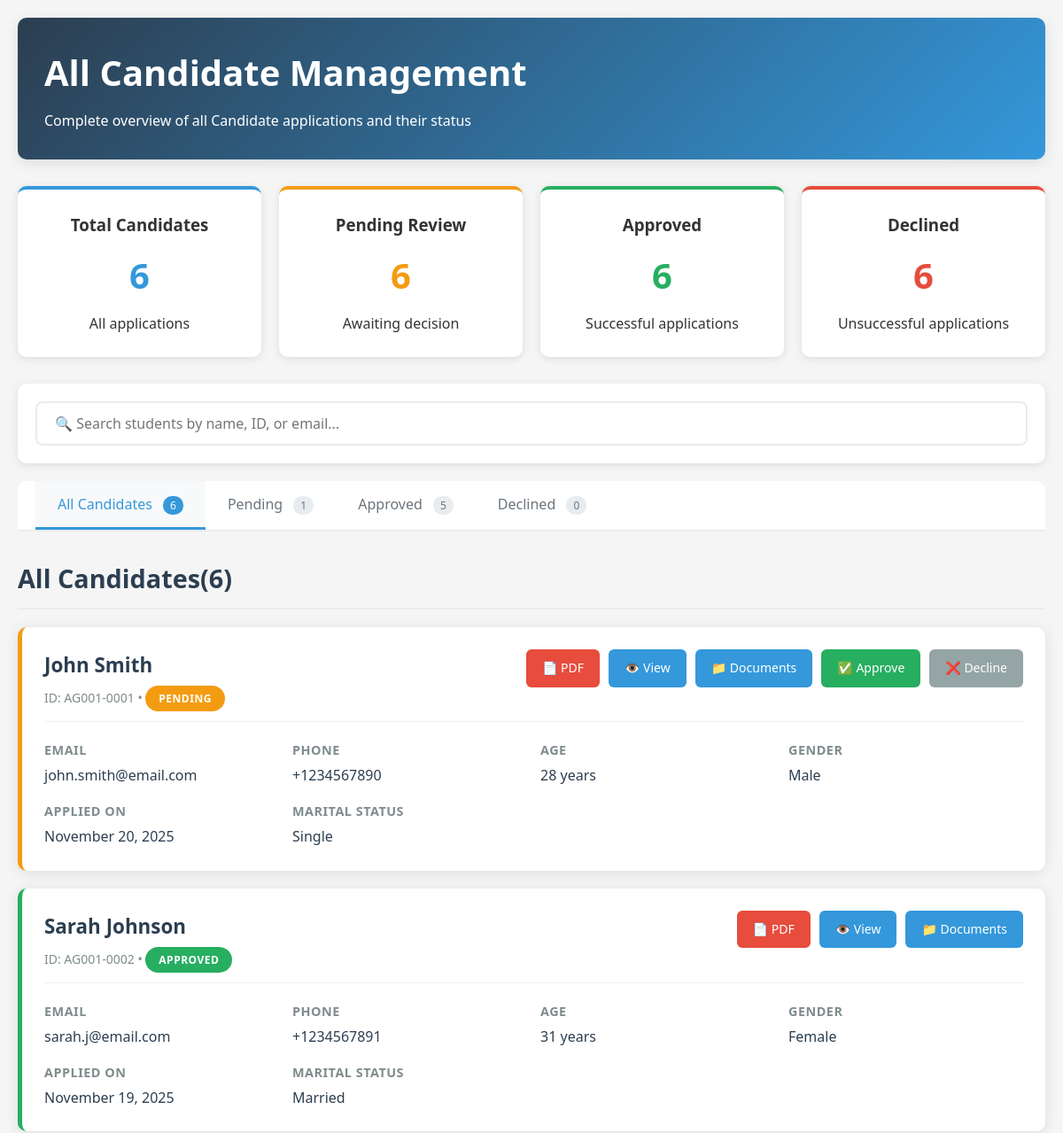
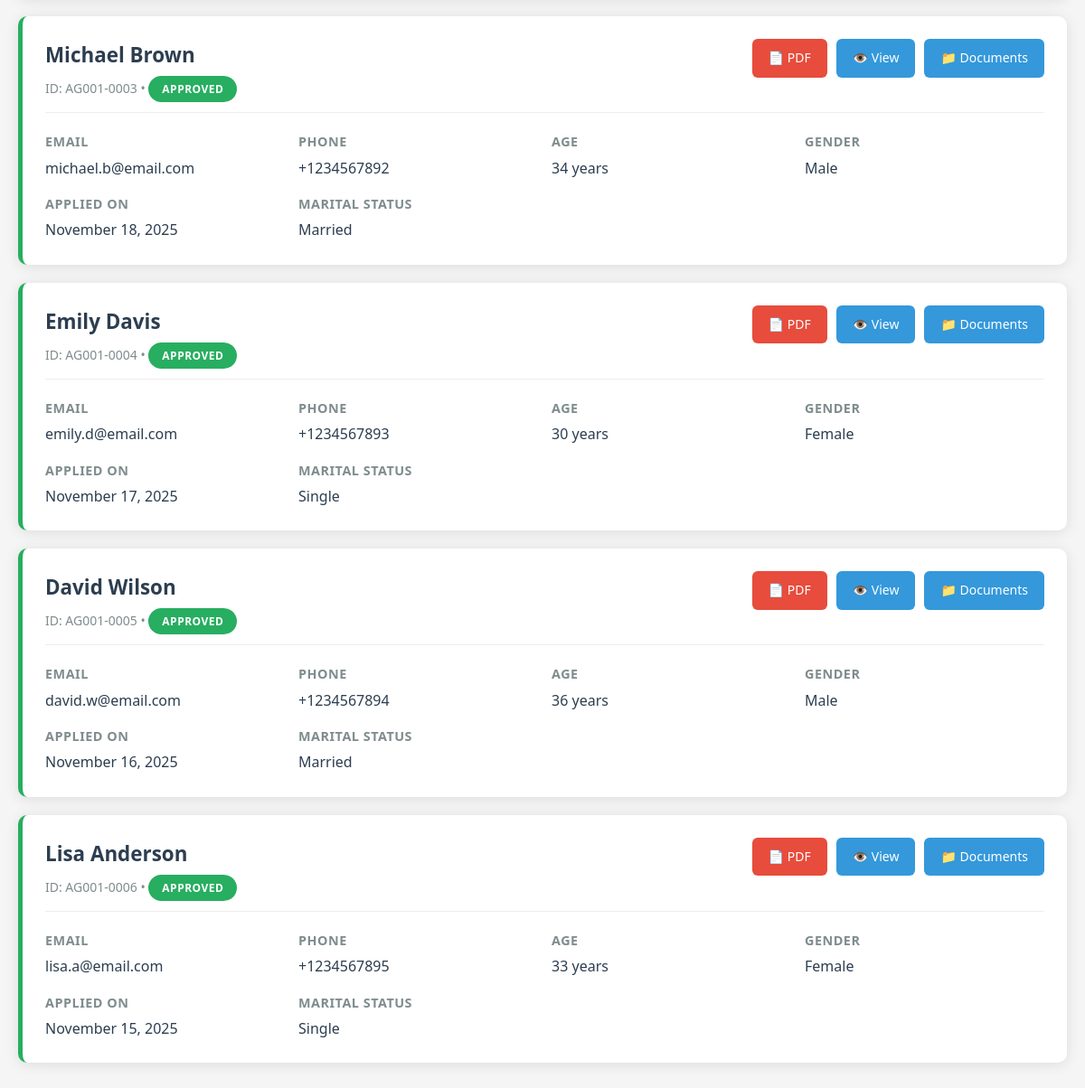
The page /dashboard/students/ (signed in) on the database its author committed (2 pictures, top to bottom).
### dashboard/models.py (models this page shows, shortened)
class Student(models.Model):
    GENDER_CHOICES = [
        ('male', 'Male'),
        ('female', 'Female'),
        ('other', 'Other'),
    ]
    MARITAL_STATUS_CHOICES = [
        ('single', 'Single'),
        ('married', 'Married'),
        ('divorced', 'Divorced'),
        ('widowed', 'Widowed'),
    ]
    BLOOD_GROUP_CHOICES = [
        ('A+', 'A+'),
        ('A-', 'A-'),
        ('B+', 'B+'),
        ('B-', 'B-'),
        ('AB+', 'AB+'),
        ('AB-', 'AB-'),
        ('O+', 'O+'),
        ('O-', 'O-'),
    ]
    VISA_CHOICES = [
        ('yes', 'Yes'),
        ('no', 'No'),
    ]
    STAGE_CHOICES = [
        ('candidate_info', 'Candidate Information'),
        ('select_candidate', 'Select Candidate'),
        ('interview_pattern', 'Interview Pattern'),
        ('pass_interview', 'Pass Interview'),
        ('ceo_approval', 'CEO Approval'),
        ('visa_arrival', 'Visa & Arrival'),
        ('completed', 'Completed'),
    ]
    STATUS_CHOICES = [
        ('pending', 'Pending Review'),
        ('approved', 'Approved'),
        ('declined', 'Declined'),
    ]
    status = models.CharField(max_length=10, choices=STATUS_CHOICES, default='pending')
    stage = models.CharField(max_length=20, choices=STAGE_CHOICES, default='candidate_info')
    reviewed_at = models.DateTimeField(null=True, blank=True)
    review_notes = models.TextField(blank=True, null=True)
    candidate = models.OneToOneField(
        Candidate,
        on_delete=models.SET_NULL,
        null=True,
        blank=True,
        related_name='student'
    )
    agent = models.ForeignKey(
        Agent,
        on_delete=models.SET_NULL,
        null=True,
        blank=True,
        related_name='students'
    )
    student_id = models.CharField(max_length=20, unique=True)
    gender = models.CharField(max_length=10, choices=GENDER_CHOICES)
    full_name = models.CharField(max_length=100)
    date_of_birth = models.DateField()
    photo = models.ImageField(upload_to='student_photos/', null=True, blank=True)
    permanent_address = models.TextField()
    present_address = models.TextField(blank=True, null=True)
    age = models.IntegerField()
    marital_status = models.CharField(max_length=10, choices=MARITAL_STATUS_CHOICES)
    passport_no = models.CharField(max_length=20, blank=True, null=True)
    passport_issue_date = models.DateField(blank=True, null=True)
    passport_expiry_date = models.DateField(blank=True, null=True)
    height = models.CharField(max_length=20, blank=True, null=True)
    weight = models.CharField(max_length=20, blank=True, null=True)
    medical_report = models.TextField(blank=True, null=True)
    blood_group = models.CharField(max_length=3, choices=BLOOD_GROUP_CHOICES, blank=True, null=True)
    tb_status = models.CharField(max_length=10, blank=True, null=True)
    visa_apply_record = models.CharField(max_length=3, choices=VISA_CHOICES, blank=True, null=True)
    visa_details = models.TextField(blank=True, null=True)
    email = models.EmailField()
    phone = models.CharField(max_length=15)
    spouse_name = models.CharField(max_length=100, blank=True, null=True)
    spouse_contact = models.CharField(max_length=15, blank=True, null=True)
    certificate_pass_year = models.CharField(max_length=50, blank=True, null=True)
    certificate_name = models.CharField(max_length=200, blank=True, null=True)
    language_join_year = models.CharField(max_length=50, blank=True, null=True)
    organization = models.CharField(max_length=200, blank=True, null=True)
    driving_license = models.CharField(max_length=100, blank=True, null=True)
    license_pass_year = models.CharField(max_length=50, blank=True, null=True)
    license_discretion = models.TextField(blank=True, null=True)
    hobbies = models.TextField(blank=True, null=True)
    motivation = models.TextField(blank=True, null=True)
    qualification = models.CharField(max_length=100, blank=True, null=True)
    experience = models.IntegerField(default=0)
    interview_date = models.DateField(null=True, blank=True)
    interview_type = models.CharField(max_length=50, blank=True, null=True)
    interviewer_name = models.CharField(max_length=100, blank=True, null=True)
    interview_score = models.IntegerField(null=True, blank=True)
    interview_feedback = models.TextField(blank=True, null=True)
    ceo_approval_status = models.CharField(max_length=50, blank=True, null=True)
    ceo_approval_date = models.DateField(null=True, blank=True)
    approved_by = models.CharField(max_length=100, blank=True, null=True)
    visa_status = models.CharField(max_length=50, blank=True, null=True)
    expected_arrival = models.DateField(null=True, blank=True)
    accommodation_status = models.CharField(max_length=50, blank=True, null=True)
    created_at = models.DateTimeField(auto_now_add=True)
    updated_at = models.DateTimeField(auto_now=True)
    class Meta:
        ordering = ['-created_at']

### dashboard/views/student_views.py (the view)
# urls.py: path('students/', student_list, name='student_list'),
@login_required
def student_list(request):
    students = Student.objects.all().order_by('-created_at')
    return render(request, 'dashboards/student_list.html', {'students': students})

### templates/dashboards/student_list.html (shortened to what this page needs)
<!DOCTYPE html>
<html>
<head>
</head>
<body>
    <div class="container">
        <div class="header">
            <h1>All Candidate Management</h1>
            <p>Complete overview of all Candidate applications and their status</p>
        </div>
        <div class="stats">
            <div class="stat-card stat-total">
                <h3>Total Candidates</h3>
                <div class="stat-number">{{ students|length }}</div>
                <p>All applications</p>
            </div>
            <div class="stat-card stat-pending" onclick="showTab('pending')">
                <h3>Pending Review</h3>
                <div class="stat-number">
                    {% with students|length as total %}
                        {{ students|dictsort:"status"|length }}
                    {% endwith %}
                </div>
                <p>Awaiting decision</p>
            </div>
            <div class="stat-card stat-approved" onclick="showTab('approved')">
                <h3>Approved</h3>
                <div class="stat-number">
                    {% with students|dictsort:"status"|length as total %}
                        {{ students|dictsort:"status"|length }}
                    {% endwith %}
                </div>
                <p>Successful applications</p>
            </div>
            <div class="stat-card stat-declined" onclick="showTab('declined')">
                <h3>Declined</h3>
                <div class="stat-number">
                    {% with students|dictsort:"status"|length as total %}
                        {{ students|dictsort:"status"|length }}
                    {% endwith %}
                </div>
                <p>Unsuccessful applications</p>
            </div>
        </div>
        <div class="search-bar">
            <input type="text" class="search-input" placeholder="🔍 Search students by name, ID, or email..." id="searchInput" onkeyup="filterStudents()">
        </div>
        <div class="tabs">
            <button class="tab active" onclick="showTab('all')">
                All Candidates
                <span class="tab-count">{{ students|length }}</span>
            </button>
            <button class="tab" onclick="showTab('pending')">
                Pending
                <span class="tab-count" id="pending-count">0</span>
            </button>
            <button class="tab" onclick="showTab('approved')">
                Approved
                <span class="tab-count" id="approved-count">0</span>
            </button>
            <button class="tab" onclick="showTab('declined')">
                Declined
                <span class="tab-count" id="declined-count">0</span>
            </button>
        </div>
        <div id="all-tab" class="tab-content active">
            <h2 class="section-title">All Candidates({{ students|length }})</h2>
            {% if students %}
                {% for student in students %}
                <div class="student-card student-{{ student.status }} student-item" data-status="{{ student.status }}">
                    <div class="student-header">
                        <div class="student-info">
                            <h3>{{ student.full_name }}</h3>
                            <div class="student-meta">
                                ID: {{ student.student_id }} •
                                <span class="status-badge status-{{ student.status }}">
                                    {{ student.status|upper }}
                                </span>
                            </div>
                        </div>
                        <div class="student-actions">
                            <a href="{% url 'dashboard:generate_student_pdf' student.id %}" target="_blank" class="btn btn-pdf">
                                📄 PDF
                            </a>
                            <a href="{% url 'dashboard:student_application_detail' student.id %}" class="btn btn-view">
                                👁️ View
                            </a>
                            <a href="{% url 'dashboard:student_application_detail' student.id %}" class="btn btn-view">📁 Documents</a>
                            {% if student.status == 'pending' %}
                            <a href="{% url 'dashboard:approve_student_page' student.id %}" class="btn btn-approve">
                                ✅ Approve
                            </a>
                            <a href="{% url 'dashboard:decline_student_page' student.id %}" class="btn btn-decline">
                                ❌ Decline
                            </a>
                            {% endif %}
                        </div>
                    </div>
                    <div class="student-details">
                        <div class="detail-item">
                            <span class="detail-label">Email</span>
                            <span class="detail-value">{{ student.email }}</span>
                        </div>
                        <div class="detail-item">
                            <span class="detail-label">Phone</span>
                            <span class="detail-value">{{ student.phone }}</span>
                        </div>
                        <div class="detail-item">
                            <span class="detail-label">Age</span>
                            <span class="detail-value">{{ student.age }} years</span>
                        </div>
                        <div class="detail-item">
                            <span class="detail-label">Gender</span>
                            <span class="detail-value">{{ student.get_gender_display }}</span>
                        </div>
                        <div class="detail-item">
                            <span class="detail-label">Applied On</span>
                            <span class="detail-value">{{ student.created_at|date:"F j, Y" }}</span>
                        </div>
                        <div class="detail-item">
                            <span class="detail-label">Marital Status</span>
                            <span class="detail-value">{{ student.get_marital_status_display }}</span>
                        </div>
                    </div>
                </div>
                {% endfor %}
            {% endif %}
        </div>
    </div>
</body>
</html>

### templates/dashboards/student_list.html (style rules this page uses)
* { margin: 0; padding: 0; box-sizing: border-box; font-family: 'Segoe UI', Tahoma, Geneva, Verdana, sans-serif; }
body { background: #f5f5f5; color: #333; line-height: 1.6; }
.container { max-width: 1200px; margin: 0 auto; padding: 20px; }
.header { background: linear-gradient(135deg, #2c3e50, #3498db); color: white; padding: 30px; border-radius: 10px; margin-bottom: 30px; box-shadow: 0 4px 15px rgba(0,0,0,0.1); }
.header h1 { font-size: 2.5em; margin-bottom: 10px; }
.stats { display: grid; grid-template-columns: repeat(auto-fit, minmax(200px, 1fr)); gap: 20px; margin-bottom: 30px; }
.stat-card { background: white; padding: 25px; text-align: center; border-radius: 10px; box-shadow: 0 2px 10px rgba(0,0,0,0.1); border-top: 4px solid; transition: transform 0.3s ease; }
.stat-pending { border-color: #f39c12; }
.stat-approved { border-color: #27ae60; }
.stat-declined { border-color: #e74c3c; }
.stat-total { border-color: #3498db; }
.stat-number { font-size: 2.5em; font-weight: bold; margin: 10px 0; }
.stat-pending .stat-number { color: #f39c12; }
.stat-approved .stat-number { color: #27ae60; }
.stat-declined .stat-number { color: #e74c3c; }
.stat-total .stat-number { color: #3498db; }
.tabs { display: flex; border-bottom: 2px solid #e9ecef; margin-bottom: 25px; background: white; border-radius: 10px 10px 0 0; padding: 0 20px; }
.tab { padding: 15px 25px; cursor: pointer; border: none; background: none; font-size: 16px; font-weight: 500; color: #6c757d; border-bottom: 3px solid transparent; transition: all 0.3s ease; position: relative; }
.tab.active { color: #3498db; border-bottom-color: #3498db; background: #f8f9fa; }
.tab-count { background: #e9ecef; color: #6c757d; border-radius: 10px; padding: 2px 8px; font-size: 12px; margin-left: 8px; }
.tab.active .tab-count { background: #3498db; color: white; }
.tab-content { display: none; }
.tab-content.active { display: block; }
.student-card { background: white; padding: 25px; margin: 20px 0; border-radius: 10px; box-shadow: 0 2px 15px rgba(0,0,0,0.1); border-left: 5px solid; transition: all 0.3s ease; }
.student-pending { border-left-color: #f39c12; }
.student-approved { border-left-color: #27ae60; }
.student-header { display: flex; justify-content: space-between; align-items: flex-start; margin-bottom: 20px; padding-bottom: 15px; border-bottom: 1px solid #eee; }
.student-info h3 { color: #2c3e50; font-size: 1.4em; margin-bottom: 8px; }
.student-meta { color: #7f8c8d; font-size: 14px; }
.status-badge { padding: 6px 15px; border-radius: 20px; font-size: 12px; font-weight: bold; color: white; text-transform: uppercase; letter-spacing: 0.5px; }
.status-pending { background: #f39c12; }
.status-approved { background: #27ae60; }
.student-actions { display: flex; gap: 10px; flex-wrap: wrap; }
.btn { padding: 10px 18px; border: none; border-radius: 6px; cursor: pointer; text-decoration: none; color: white; display: inline-flex; align-items: center; gap: 6px; font-size: 14px; font-weight: 500; transition: all 0.3s ease; }
.btn-pdf { background: #e74c3c; }
.btn-view { background: #3498db; }
.btn-approve { background: #27ae60; }
.btn-decline { background: #95a5a6; }
.student-details { display: grid; grid-template-columns: repeat(auto-fit, minmax(250px, 1fr)); gap: 15px; margin-top: 15px; }
.detail-item { display: flex; flex-direction: column; }
.detail-label { font-weight: 600; color: #7f8c8d; font-size: 0.9em; margin-bottom: 5px; text-transform: uppercase; letter-spacing: 0.5px; }
.detail-value { color: #2c3e50; font-weight: 500; }
.section-title { font-size: 1.8em; color: #2c3e50; margin: 30px 0 20px 0; padding-bottom: 10px; border-bottom: 2px solid #e9ecef; }
.search-bar { background: white; padding: 20px; border-radius: 10px; margin-bottom: 20px; box-shadow: 0 2px 10px rgba(0,0,0,0.1); }
.search-input { width: 100%; padding: 12px 20px; border: 2px solid #e9ecef; border-radius: 8px; font-size: 16px; transition: border-color 0.3s ease; }

### rows shown on the page
Student: full_name "John Smith", student_id "AG001-0001", status "PENDING", shows "✅ Approve", email "john.smith@email.com", phone "+1234567890", age "28", gender "Male", created_at "November 20, 2025", marital_status "Single"
Student: full_name "Sarah Johnson", student_id "AG001-0002", status "APPROVED", email "sarah.j@email.com", phone "+1234567891", age "31", gender "Female", created_at "November 19, 2025", marital_status "Married"
Student: full_name "Michael Brown", student_id "AG001-0003", status "APPROVED", email "michael.b@email.com", phone "+1234567892", age "34", gender "Male", created_at "November 18, 2025", marital_status "Married"
Student: full_name "Emily Davis", student_id "AG001-0004", status "APPROVED", email "emily.d@email.com", phone "+1234567893", age "30", gender "Female", created_at "November 17, 2025", marital_status "Single"
Student: full_name "David Wilson", student_id "AG001-0005", status "APPROVED", email "david.w@email.com", phone "+1234567894", age "36", gender "Male", created_at "November 16, 2025", marital_status "Married"
Student: full_name "Lisa Anderson", student_id "AG001-0006", status "APPROVED", email "lisa.a@email.com", phone "+1234567895", age "33", gender "Female", created_at "November 15, 2025", marital_status "Single"

### other values the page prints
{{ students|length }} "6"
{{ students|dictsort:"status"|length }} "6"
